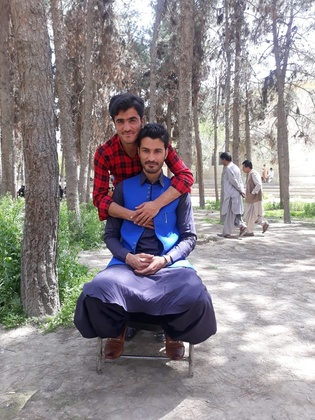
%> input picture IMG-20190422-WA0049.jpg, 315 x 420 px, shrunk from 774 x 1032 before the run; its folder holds only this picture in this run
$ octave 'face detect and blure.m'   (GNU Octave 9; MATLAB toolbox functions it lacks are replaced by stand-ins)
%> lines starting %> are read from the running program, lines starting %| are printed output that depends on the picture; in (x1, y1, x2, y2) boxes, pixels count from 0 and x2, y2 are one past the last pixel; in counts of white or black regions, pixels touching at a corner belong together; the program's own positions count from 1
%read all the jpg images from the current directory
imagefiles = dir('*.jpg');
%nfiles will store the total no of  jpg images in the folder
nfiles = length(imagefiles);    % Number of files found
%this loop will read the name and the images in the current directory
for ii=1:nfiles
%to read all the images name
currentfilename = imagefiles(ii).name;
%read all the jpg images trough itss name
currentimage = imread(currentfilename);
%> currentimage is the input picture: size 420x315x3 uint8; mean R, G, B 144.1, 138.2, 141.6
%face detection trough this method
faceDetector = vision.CascadeObjectDetector;
%making a rectangle where detect face
bbox=step(faceDetector,currentimage);
%> bbox = [109 108 37 37; 136 139 34 34]
for j=1:size(bbox)
xbox=bbox(j,:);
%crop the area where face is save in sub image
subImage = imcrop(currentimage, xbox);
%convert the cropped image in gray scale it was in rgb
t_image=rgb2gray(subImage);
%rgb have 3 channels and gray scale have one so to make all the chanels gray use the code
subImage(:,:,1)=t_image;
subImage(:,:,2)=t_image;
subImage(:,:,3)=t_image;
%replace the cropped area image with this gray image
currentimage(xbox(2):xbox(2)+xbox(4),xbox(1):xbox(1)+xbox(3),1:end) = subImage;
%save the name of the images with pic1 pic2 pic3 etc
newname=strcat('pic',num2str(ii));
%save the images with bmp format and also with new name
imwrite(currentimage,strcat(newname,'.bmp'));
%end of inner loop
end
%> this loop made 2 passes
%> (xbox, newname) on passes 1 to 2: ([109 108 37 37], 'pic1'), ([136 139 34 34], 'pic1')
%> pass 1, `subImage = imcrop(currentimage, xbox);`:
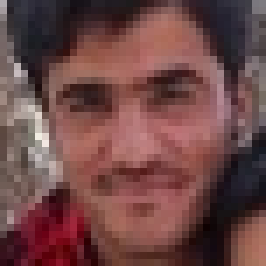
%> subImage: size 38x38x3 uint8 (shown 7 times larger); mean R, G, B 110.2, 71.2, 70.1
%> pass 1, `t_image=rgb2gray(subImage);`:
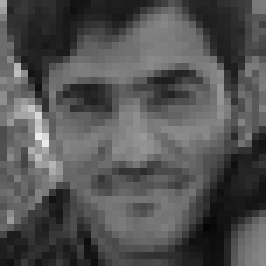
%> t_image: size 38x38 uint8 (shown 7 times larger); min 5, max 236, mean 82.7
%> pass 1, `imwrite(currentimage,strcat(newname,'.bmp'));`:
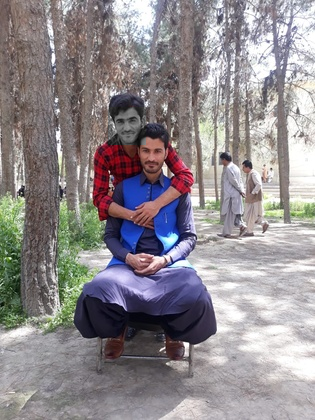
%> saved as pic1.bmp: size 420x315x3 uint8; mean R, G, B 143.8, 138.4, 141.7
%> pass 2, `subImage = imcrop(currentimage, xbox);`:
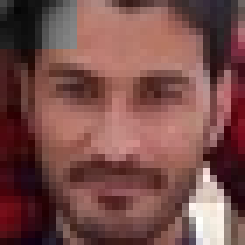
%> subImage: size 35x35x3 uint8 (shown 7 times larger); mean R, G, B 120.7, 77.9, 74.6
%> after the loop:
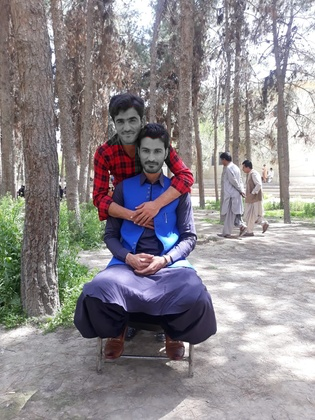
%> currentimage: size 420x315x3 uint8; 1.96% of pixels changed, all inside (x1, y1, x2, y2) = (108, 107, 170, 173)
%> after the loop:
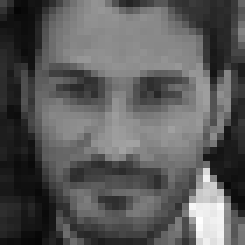
%> subImage: size 35x35x3 uint8 (shown 7 times larger); min 5, max 254, mean 90.3
%end of outer loop
end

$ run again, on aa.jpg
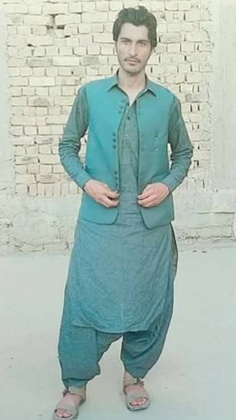
%> input picture aa.jpg, 236 x 420 px, shrunk from 305 x 543 before the run
%> currentimage is the input picture: size 420x236x3 uint8; mean R, G, B 167.1, 186.1, 178.9
%> bbox = [111 25 49 49]
%> the loop `for j=1:size(bbox)` made 1 pass
%> pass 1, `subImage = imcrop(currentimage, xbox);`:
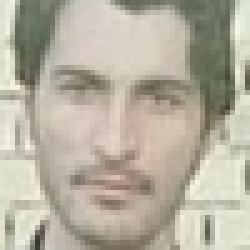
%> subImage: size 50x50x3 uint8 (shown 5 times larger); mean R, G, B 182.1, 176.1, 160.2
%> pass 1, `t_image=rgb2gray(subImage);`:
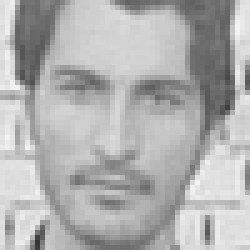
%> t_image: size 50x50 uint8 (shown 5 times larger); min 54, max 244, mean 176.1

$ run again, on bb.jpg
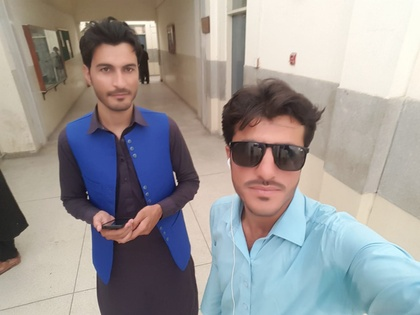
%> input picture bb.jpg, 420 x 315 px, shrunk from 1280 x 959 before the run
%> currentimage is the input picture: size 315x420x3 uint8; mean R, G, B 155.1, 151.1, 149.9
%> bbox = [86 45 67 67; 214 116 110 110]
%> the loop `for j=1:size(bbox)` made 2 passes
%> (xbox, newname) on passes 1 to 2: ([86 45 67 67], 'pic1'), ([214 116 110 110], 'pic1')
%> pass 1, `t_image=rgb2gray(subImage);`:
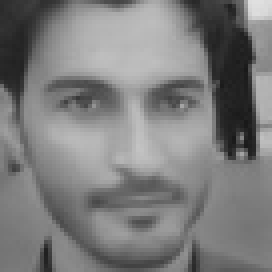
%> t_image: size 68x68 uint8 (shown 4 times larger); min 25, max 224, mean 124.7
%> after the loop `for j=1:size(bbox)`:
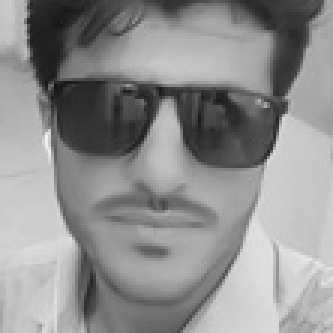
%> subImage: size 111x111x3 uint8 (shown 3 times larger); min 15, max 243, mean 142.9
